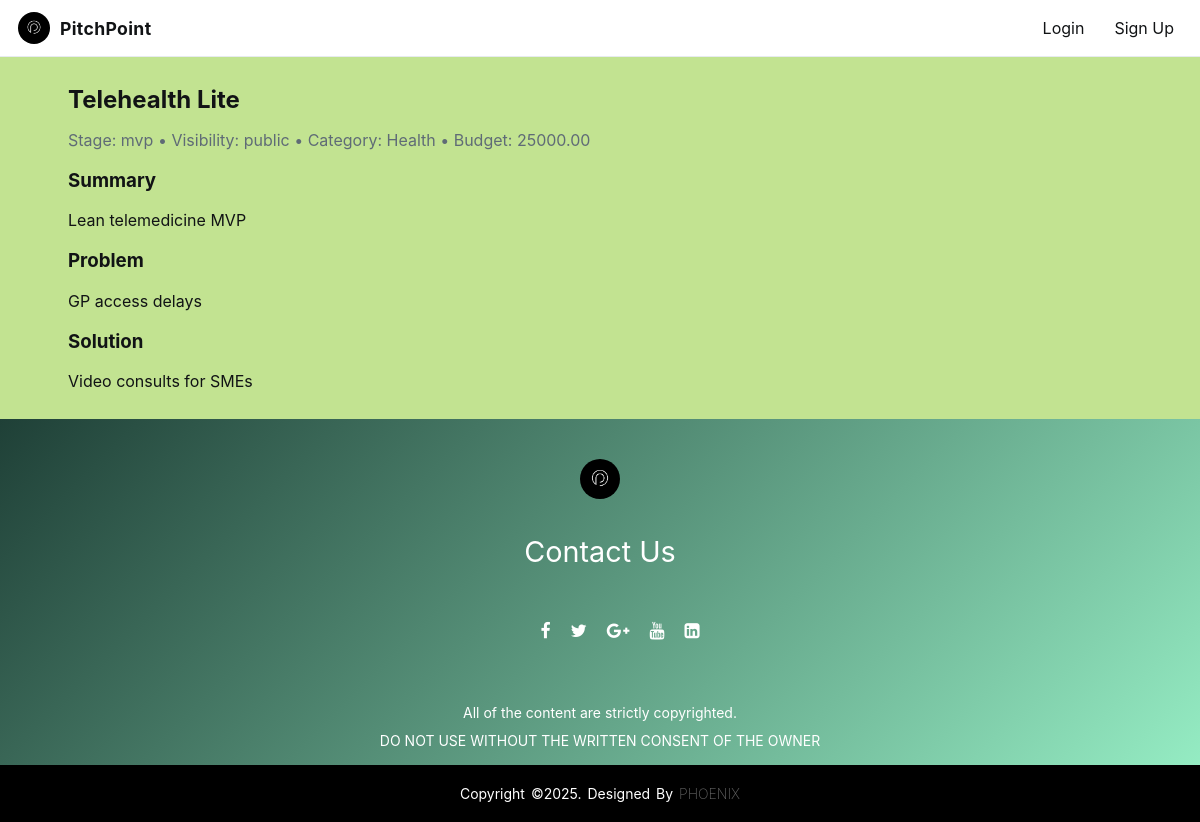
Screenshot of /pitchpoint_entrepreneur/public/project.php?id=1 with the database file from the repository.
### tables this page shows
CREATE TABLE `projects` (
  `project_id` int(10) UNSIGNED NOT NULL,
  `entrepreneur_id` int(10) UNSIGNED NOT NULL,
  `title` varchar(180) NOT NULL,
  `summary` varchar(500) DEFAULT NULL,
  `problem` text DEFAULT NULL,
  `solution` text DEFAULT NULL,
  `category_id` int(10) UNSIGNED DEFAULT NULL,
  `budget` decimal(12,2) DEFAULT NULL,
  `stage` enum('idea','mvp','beta','launched') NOT NULL DEFAULT 'idea',
  `status` enum('draft','published','archived') NOT NULL DEFAULT 'draft',
  `visibility` enum('public','private') NOT NULL DEFAULT 'public',
  `created_at` datetime NOT NULL DEFAULT current_timestamp(),
  `updated_at` datetime NOT NULL DEFAULT current_timestamp() ON UPDATE current_timestamp()
);

CREATE TABLE `categories` (
  `category_id` int(10) UNSIGNED NOT NULL,
  `category_name` varchar(80) NOT NULL,
  `description` text DEFAULT NULL
);

### pitchpoint_entrepreneur/includes/functions.php (called while the page is built, shortened)
<?php
function h(string $s): string
{
  return htmlspecialchars($s, ENT_QUOTES, 'UTF-8');
}

### pitchpoint_entrepreneur/public/project.php (the view, shortened to what this page needs)
<?php
require dirname(__DIR__) . '/includes/header.php';
$id = isset($_GET['id']) ? (int) $_GET['id'] : 0;
$pdo = db();
$stmt = $pdo->prepare(
  "SELECT
      p.*,
      c.category_name,
      (
        SELECT pf.storage_path
        FROM project_files pf
        WHERE pf.project_id = p.project_id
          AND pf.storage_path LIKE 'uploads/cover_image_%'
        ORDER BY pf.created_at DESC
        LIMIT 1
      ) AS cover_path
   FROM projects p
   LEFT JOIN categories c ON c.category_id = p.category_id
   WHERE p.project_id = :id"
);
$stmt->execute([':id' => $id]);
$p = $stmt->fetch();
?>
<article class="project">
  <h1><?= h($p['title']) ?></h1>
  <p class="muted">
    Stage: <?= h($p['stage']) ?> •
    Visibility: <?= h($p['visibility']) ?>
    <?php if (!empty($p['category_name'])): ?>
      • Category: <?= h($p['category_name']) ?>
    <?php endif; ?>
    <?php if ($p['budget'] !== null && $p['budget'] !== ''): ?>
      • Budget: <?= h($p['budget']) ?>
    <?php endif; ?>
  </p>
  <section>
    <h3>Summary</h3>
    <p><?= nl2br(h($p['summary'])) ?></p>
  </section>
  <section>
    <h3>Problem</h3>
    <p><?= nl2br(h($p['problem'])) ?></p>
  </section>
  <section>
    <h3>Solution</h3>
    <p><?= nl2br(h($p['solution'])) ?></p>
  </section>
<?php
require dirname(__DIR__) . '/includes/footer.php';
?>

### pitchpoint_entrepreneur/style.css (style rules this page uses)
:root { --green:#037a5a; --ink:#0b0d0e; --text:#111315; --muted:#5f6b76; --line:#e7ebef; --bg:#C2E391; --card:#fafcff; --radius:14px; }
* { box-sizing:border-box; }
html,body { margin:0; padding:0; }
body { font-family:Inter,system-ui,-apple-system,Segoe UI,Roboto,Arial; background:var(--bg); color:var(--text); }
.muted { color:var(--muted); }
.project h1 { margin-bottom:4px; }

### rows the page displays
projects: title "Telehealth Lite", stage "mvp", visibility "public", category.category_name "Health", budget "25000.00", summary "Lean telemedicine MVP", problem "GP access delays", solution "Video consults for SMEs"
